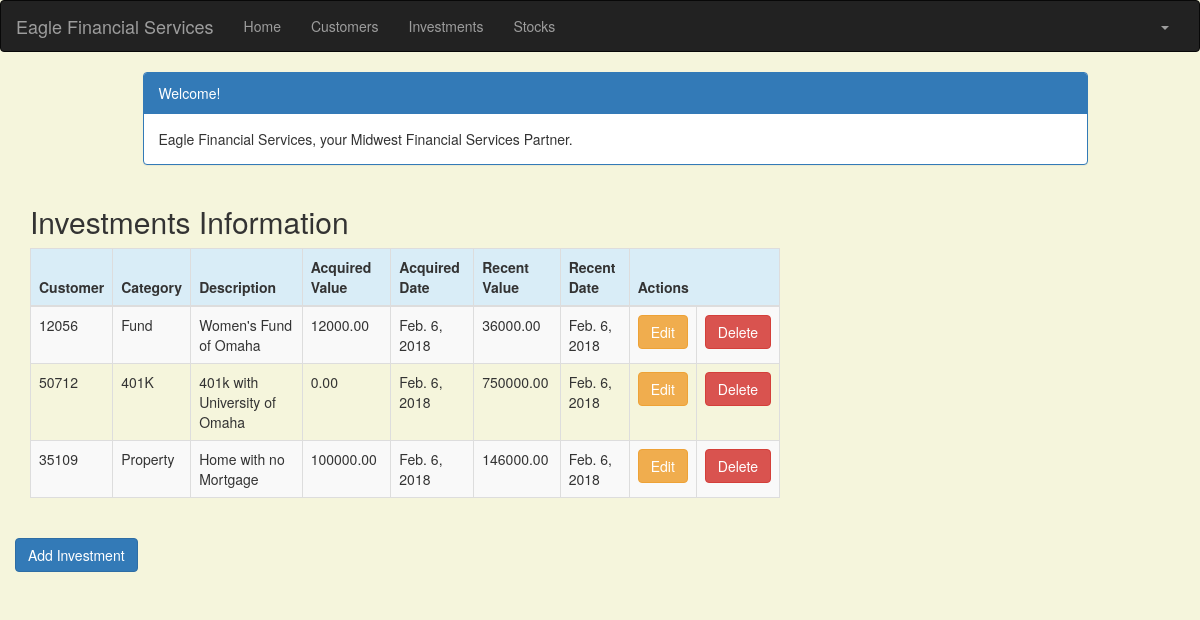
The app's page /investment/ (signed in) with its own data.
### portfolio/models.py (models this page shows, shortened)
class Investment(models.Model):
    customer = models.ForeignKey(Customer, related_name='investments')
    category = models.CharField(max_length=50)
    description = models.CharField(max_length=200)
    acquired_value = models.DecimalField(max_digits=10, decimal_places=2)
    acquired_date = models.DateField(default=timezone.now)
    recent_value = models.DecimalField(max_digits=10, decimal_places=2)
    recent_date = models.DateField(default=timezone.now, blank=True, null=True)

class Customer(models.Model):
    name = models.CharField(max_length=50)
    address = models.CharField(max_length=200)
    cust_number = models.IntegerField(blank=False, null=False)
    city = models.CharField(max_length=50)
    state = models.CharField(max_length=50)
    zipcode = models.CharField(max_length=10)
    email = models.EmailField(max_length=200)
    cell_phone = models.CharField(max_length=50)
    created_date = models.DateTimeField(
        default=timezone.now)
    updated_date = models.DateTimeField(auto_now_add=True)
    def __str__(self):
        return str(self.cust_number)

### portfolio/views.py (the view)
# urls.py: url(r'^investment/$', views.investment_list, name='investment_list'),
@login_required
def investment_list(request):
   investments = Investment.objects.filter(acquired_date__lte=timezone.now())
   return render(request, 'portfolio/investment_list.html', {'investments': investments})

### portfolio/templates/portfolio/investment_list.html (shortened to what this page needs)
{% extends 'portfolio/base.html' %}
{% block content %}
    <!DOCTYPE html>
    <html>
    <head>
        <link rel="stylesheet" href="https://maxcdn.bootstrapcdn.com/bootstrap/3.3.4/css/bootstrap.min.css">
    </head>
    <body>
    <div class="container">
        <div class="row">
            <div class="col-md-10 col-md-offset-1">
                <div class="panel panel-primary">
                    <div class="panel-heading">Welcome!</div>
                    <div class="panel-body">
                        Eagle Financial Services, your Midwest Financial Services Partner.
                    </div>
                </div>
            </div>
        </div>
    </div>
    <div class="row">
        <h2 style="padding-left: 15Px">Investments Information</h2>
    </div>
    <div>
        <table class="table table-striped table-bordered table-hover">
            <thead>
            <tr class="bg-info">
                <th>Customer</th>
                <th>Category</th>
                <th>Description</th>
                <th>Acquired Value</th>
                <th>Acquired Date</th>
                <th>Recent Value</th>
                <th>Recent Date</th>
                <th colspan="3">Actions</th>
            </tr>
            </thead>
            <tbody>
            {% for investment in investments %}
                <tr>
                    <td>{{ investment.customer }}</td>
                    <td>{{ investment.category }}</td>
                    <td>{{ investment.description }}</td>
                    <td>{{ investment.acquired_value }}</td>
                    <td>{{ investment.acquired_date }}</td>
                    <td>{{ investment.recent_value }}</td>
                    <td>{{ investment.recent_date }}</td>
                    <td><a href="{% url 'portfolio:investment_edit' pk=investment.pk %}"
                           class="btn btn-warning">Edit</a></td>
                    <td><a href="{% url 'portfolio:investment_delete' pk=investment.pk %}" onclick="return confirm('are you sure you want to delete?')" class="btn btn-danger">Delete</a>
                    </td>
                </tr>
            {% endfor %}
            </tbody>
        </table>
        <div class="row">
            <a href="{% url 'portfolio:investment_new' %}" class="row">
                <span class="btn btn-primary">Add Investment</span>
            </a>
        </div>
    </div>
    </body>
    </html>
{% endblock %}

### portfolio/templates/portfolio/base.html (shortened to what this page needs)
{% load staticfiles %}
<!DOCTYPE html>
<html lang="en">
<head>
    <link rel="stylesheet" href="https://maxcdn.bootstrapcdn.com/bootstrap/3.3.7/css/bootstrap.min.css">
</head>
<body id="app-layout">
<nav class="navbar navbar-inverse">
    <div class="container-fluid">
        <div class="navbar-header">
            <a class="navbar-brand" href="/">
                Eagle Financial Services
            </a>
        </div>
        <div class="collapse navbar-collapse" id="myNavbar">
            <ul class="nav navbar-nav">
                <li><a href="{% url 'portfolio:home' %}">Home</a></li>
                <li><a href="{% url 'portfolio:customer_list' %}">Customers</a></li>
                <li><a href="{% url 'portfolio:investment_list' %}">Investments</a></li>
                <li><a href="{% url 'portfolio:stock_list' %}">Stocks</a></li>
            </ul>
            <ul class="nav navbar-nav navbar-right">
                {% if user.is_authenticated %}
                    <li class="dropdown">
                        <a href="#" class="dropdown-toggle" data-toggle="dropdown" role="button" aria-expanded="false">
                            <span class="caret"></span>
                        </a>
                    </li>
                {% else %}
                    <li><a href="{% url 'login' %}"><span class="glyphicon glyphicon-log-in"></span> Login</a></li>
                {% endif %}
            </ul>
        </div>
    </div>
</nav>
<div class="content container">
    <div class="row">
        <div class="col-md-8">
            {% block content %}{% endblock %}
        </div>
    </div>
</body>
</html>

### portfolio/templates/portfolio/base.html (style rules this page uses)
.navbar { margin-bottom: 0; border-radius: 0; }

### portfolio/templates/portfolio/investment_list.html (style rules this page uses)
body { background-color: beige; }

### records on screen
Investment: customer "12056", category "Fund", description "Women's Fund of Omaha", acquired_value "12000.00", acquired_date "Feb. 6, 2018", recent_value "36000.00", recent_date "Feb. 6, 2018"
Investment: customer "50712", category "401K", description "401k with University of Omaha", acquired_value "0.00", acquired_date "Feb. 6, 2018", recent_value "750000.00", recent_date "Feb. 6, 2018"
Investment: customer "35109", category "Property", description "Home with no Mortgage", acquired_value "100000.00", acquired_date "Feb. 6, 2018", recent_value "146000.00", recent_date "Feb. 6, 2018"
